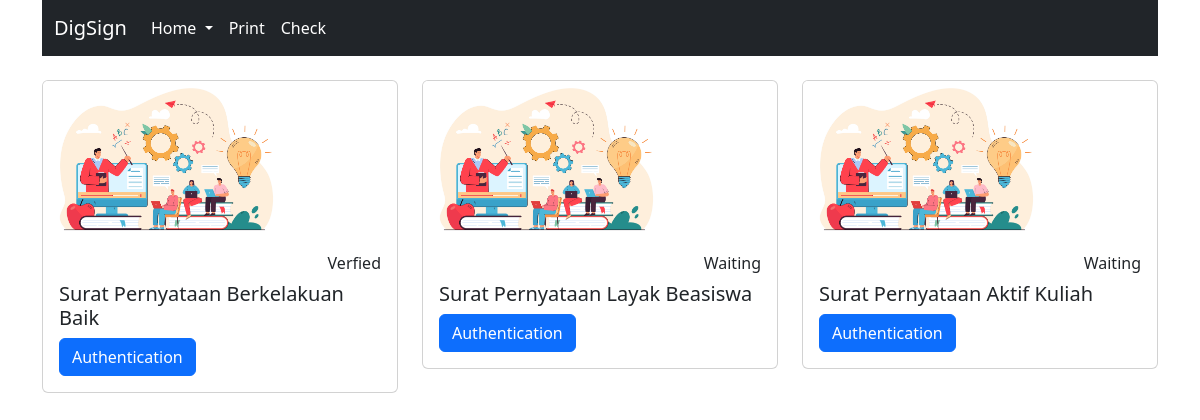
Screenshot of /pernyataan/index_pernyataan.php with the database file from the repository.
### tables this page shows
CREATE TABLE `pernyataan_kegiatan` (
  `id_pernyataan_kegiatan` int(11) UNSIGNED NOT NULL,
  `keterangan` varchar(255) NOT NULL,
  `tanggal` date DEFAULT NULL,
  `nama_penandatangan` varchar(255) NOT NULL,
  `jabatan_penandatangan` varchar(255) NOT NULL,
  `status` int(10) NOT NULL DEFAULT 1
);

### pernyataan/index_pernyataan.php (the view, shortened to what this page needs)
<?php
include('koneksi.php');
?>
<!doctype html>
<html lang="en">
<head>
    <link href="https://cdn.jsdelivr.net/npm/bootstrap@5.2.0-beta1/dist/css/bootstrap.min.css" rel="stylesheet">
</head>
<body>
    <div class="container">
        <nav class="navbar navbar-expand-lg navbar-dark bg-dark">
            <div class="container-fluid">
                <a class="navbar-brand" href="#">DigSign</a>
                <div class="collapse navbar-collapse" id="navbarNav">
                    <ul class="navbar-nav">
                        <li class="nav-item dropdown">
                            <a class="nav-link active dropdown-toggle" href="#" id="navbarDropdown" role="button" data-bs-toggle="dropdown" aria-expanded="false">
                                Home
                            </a>
                        </li>
                        <li class="nav-item">
                            <a class="nav-link active" href="letter_pernyataan.php">Print</a>
                        </li>
                        <li class="nav-item">
                            <a class="nav-link active" href="check_pernyataan.php">Check</a>
                        </li>
                    </ul>
                </div>
            </div>
        </nav>
        <?php $query = mysqli_query($conn, "SELECT * FROM pernyataan_kegiatan");
        ?>
        <div class="row">
            <?php while ($row = mysqli_fetch_array($query)) { ?>
                <div class="col-sm-4">
                    <div class="card mt-4">
                        <img src="background.jpg" style="width: 15rem;" class="card-img-top" alt="...">
                        <div class="card-body">
                            <h6 class="card-text text-end"><?php if ($row['status'] == 1) {
                                                                echo "Waiting";
                                                            } else {
                                                                echo "Verfied";
                                                            } ?></h6>
                            <h5 class="card-title"><?php echo ($row['keterangan']); ?></h5>
                            <a href="form_pernyataan.php?id_pernyataan_kegiatan=<?= ($row['id_pernyataan_kegiatan']); ?>" class="btn btn-primary">Authentication</a>
                        </div>
                    </div>
                </div>
            <?php } ?>
        </div>
    </div>
</body>
</html>

### rows the page displays
pernyataan_kegiatan: status "Verfied", keterangan "Surat Pernyataan Berkelakuan Baik"
pernyataan_kegiatan: status "Waiting", keterangan "Surat Pernyataan Layak Beasiswa"
pernyataan_kegiatan: status "Waiting", keterangan "Surat Pernyataan Aktif Kuliah"
